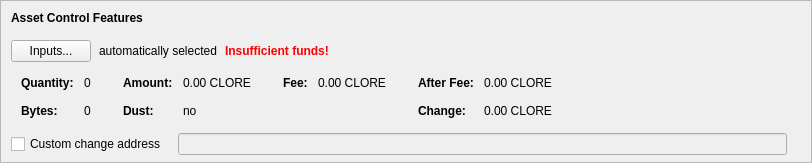
      <widget class="QFrame" name="frameAssetControl">
       <property name="sizePolicy">
        <sizepolicy hsizetype="Expanding" vsizetype="Fixed">
         <horstretch>0</horstretch>
         <verstretch>0</verstretch>
        </sizepolicy>
       </property>
       <property name="maximumSize">
        <size>
         <width>16777215</width>
         <height>16777215</height>
        </size>
       </property>
       <property name="frameShape">
        <enum>QFrame::StyledPanel</enum>
       </property>
       <property name="frameShadow">
        <enum>QFrame::Sunken</enum>
       </property>
       <layout class="QVBoxLayout" name="verticalLayoutAssetControl2">
        <property name="spacing">
         <number>0</number>
        </property>
        <property name="leftMargin">
         <number>0</number>
        </property>
        <property name="topMargin">
         <number>0</number>
        </property>
        <property name="rightMargin">
         <number>0</number>
        </property>
        <property name="bottomMargin">
         <number>6</number>
        </property>
        <item>
         <layout class="QVBoxLayout" name="verticalLayoutAssetControl" stretch="0,0,0,0,1">
          <property name="spacing">
           <number>0</number>
          </property>
          <property name="leftMargin">
           <number>10</number>
          </property>
          <property name="topMargin">
           <number>10</number>
          </property>
          <item>
           <layout class="QHBoxLayout" name="horizontalLayoutAssetControl1">
            <property name="bottomMargin">
             <number>15</number>
            </property>
            <item>
             <widget class="QLabel" name="labelAssetControlFeatures">
              <property name="sizePolicy">
               <sizepolicy hsizetype="Preferred" vsizetype="Maximum">
                <horstretch>0</horstretch>
                <verstretch>0</verstretch>
               </sizepolicy>
              </property>
              <property name="font">
               <font>
                <weight>75</weight>
                <bold>true</bold>
               </font>
              </property>
              <property name="styleSheet">
               <string notr="true">font-weight:bold;</string>
              </property>
              <property name="text">
               <string>Asset Control Features</string>
              </property>
             </widget>
            </item>
           </layout>
          </item>
          <item>
           <layout class="QHBoxLayout" name="horizontalLayoutAssetControl2" stretch="0,0,0,0">
            <property name="spacing">
             <number>8</number>
            </property>
            <property name="bottomMargin">
             <number>10</number>
            </property>
            <item>
             <widget class="QPushButton" name="pushButtonAssetControl">
              <property name="styleSheet">
               <string notr="true"/>
              </property>
              <property name="text">
               <string>Inputs...</string>
              </property>
              <property name="autoDefault">
               <bool>false</bool>
              </property>
             </widget>
            </item>
            <item>
             <widget class="QLabel" name="labelAssetControlAutomaticallySelected">
              <property name="text">
               <string>automatically selected</string>
              </property>
              <property name="margin">
               <number>5</number>
              </property>
             </widget>
            </item>
            <item>
             <widget class="QLabel" name="labelAssetControlInsuffFunds">
              <property name="font">
               <font>
                <weight>75</weight>
                <bold>true</bold>
               </font>
              </property>
              <property name="styleSheet">
               <string notr="true">color:red;font-weight:bold;</string>
              </property>
              <property name="text">
               <string>Insufficient funds!</string>
              </property>
              <property name="margin">
               <number>5</number>
              </property>
             </widget>
            </item>
            <item>
             <spacer name="horizontalSpacerAssetControl">
              <property name="orientation">
               <enum>Qt::Horizontal</enum>
              </property>
              <property name="sizeHint" stdset="0">
               <size>
                <width>40</width>
                <height>1</height>
               </size>
              </property>
             </spacer>
            </item>
           </layout>
          </item>
          <item>
           <widget class="QWidget" name="widgetAssetControl" native="true">
            <property name="sizePolicy">
             <sizepolicy hsizetype="Preferred" vsizetype="Preferred">
              <horstretch>0</horstretch>
              <verstretch>0</verstretch>
             </sizepolicy>
            </property>
            <property name="minimumSize">
             <size>
              <width>0</width>
              <height>0</height>
             </size>
            </property>
            <property name="styleSheet">
             <string notr="true"/>
            </property>
            <layout class="QHBoxLayout" name="horizontalLayoutAssetControl5">
             <property name="leftMargin">
              <number>0</number>
             </property>
             <property name="topMargin">
              <number>0</number>
             </property>
             <property name="rightMargin">
              <number>0</number>
             </property>
             <property name="bottomMargin">
              <number>0</number>
             </property>
             <item>
              <layout class="QHBoxLayout" name="horizontalLayoutAssetControl3" stretch="0,0,0,1">
               <property name="spacing">
                <number>20</number>
               </property>
               <property name="topMargin">
                <number>0</number>
               </property>
               <property name="bottomMargin">
                <number>10</number>
               </property>
               <item>
                <layout class="QFormLayout" name="formLayoutAssetControl1">
                 <property name="horizontalSpacing">
                  <number>10</number>
                 </property>
                 <property name="verticalSpacing">
                  <number>14</number>
                 </property>
                 <property name="leftMargin">
                  <number>10</number>
                 </property>
                 <property name="topMargin">
                  <number>4</number>
                 </property>
                 <property name="rightMargin">
                  <number>6</number>
                 </property>
                 <item row="0" column="0">
                  <widget class="QLabel" name="labelAssetControlQuantityText">
                   <property name="font">
                    <font>
                     <weight>75</weight>
                     <bold>true</bold>
                    </font>
                   </property>
                   <property name="text">
                    <string>Quantity:</string>
                   </property>
                   <property name="margin">
                    <number>0</number>
                   </property>
                  </widget>
                 </item>
                 <item row="0" column="1">
                  <widget class="QLabel" name="labelAssetControlQuantity">
                   <property name="cursor">
                    <cursorShape>IBeamCursor</cursorShape>
                   </property>
                   <property name="contextMenuPolicy">
                    <enum>Qt::ActionsContextMenu</enum>
                   </property>
                   <property name="text">
                    <string notr="true">0</string>
                   </property>
                   <property name="margin">
                    <number>0</number>
                   </property>
                   <property name="textInteractionFlags">
                    <set>Qt::LinksAccessibleByMouse|Qt::TextSelectableByKeyboard|Qt::TextSelectableByMouse</set>
                   </property>
                  </widget>
                 </item>
                 <item row="1" column="0">
                  <widget class="QLabel" name="labelAssetControlBytesText">
                   <property name="font">
                    <font>
                     <weight>75</weight>
                     <bold>true</bold>
                    </font>
                   </property>
                   <property name="text">
                    <string>Bytes:</string>
                   </property>
                  </widget>
                 </item>
                 <item row="1" column="1">
                  <widget class="QLabel" name="labelAssetControlBytes">
                   <property name="cursor">
                    <cursorShape>IBeamCursor</cursorShape>
                   </property>
                   <property name="contextMenuPolicy">
                    <enum>Qt::ActionsContextMenu</enum>
                   </property>
                   <property name="text">
                    <string notr="true">0</string>
                   </property>
                   <property name="textInteractionFlags">
                    <set>Qt::LinksAccessibleByMouse|Qt::TextSelectableByKeyboard|Qt::TextSelectableByMouse</set>
                   </property>
                  </widget>
                 </item>
                </layout>
               </item>
               <item>
                <layout class="QFormLayout" name="formLayoutAssetControl2">
                 <property name="horizontalSpacing">
                  <number>10</number>
                 </property>
                 <property name="verticalSpacing">
                  <number>14</number>
                 </property>
                 <property name="leftMargin">
                  <number>6</number>
                 </property>
                 <property name="topMargin">
                  <number>4</number>
                 </property>
                 <property name="rightMargin">
                  <number>6</number>
                 </property>
                 <item row="0" column="0">
                  <widget class="QLabel" name="labelAssetControlAmountText">
                   <property name="font">
                    <font>
                     <weight>75</weight>
                     <bold>true</bold>
                    </font>
                   </property>
                   <property name="text">
                    <string>Amount:</string>
                   </property>
                   <property name="margin">
                    <number>0</number>
                   </property>
                  </widget>
                 </item>
                 <item row="0" column="1">
                  <widget class="QLabel" name="labelAssetControlAmount">
                   <property name="cursor">
                    <cursorShape>IBeamCursor</cursorShape>
                   </property>
                   <property name="contextMenuPolicy">
                    <enum>Qt::ActionsContextMenu</enum>
                   </property>
                   <property name="text">
                    <string notr="true">0.00 CLORE</string>
                   </property>
                   <property name="textInteractionFlags">
                    <set>Qt::LinksAccessibleByMouse|Qt::TextSelectableByKeyboard|Qt::TextSelectableByMouse</set>
                   </property>
                  </widget>
                 </item>
                 <item row="1" column="0">
                  <widget class="QLabel" name="labelAssetControlLowOutputText">
                   <property name="font">
                    <font>
                     <weight>75</weight>
                     <bold>true</bold>
                    </font>
                   </property>
                   <property name="text">
                    <string>Dust:</string>
                   </property>
                  </widget>
                 </item>
                 <item row="1" column="1">
                  <widget class="QLabel" name="labelAssetControlLowOutput">
                   <property name="cursor">
                    <cursorShape>IBeamCursor</cursorShape>
                   </property>
                   <property name="contextMenuPolicy">
                    <enum>Qt::ActionsContextMenu</enum>
                   </property>
                   <property name="text">
                    <string notr="true">no</string>
                   </property>
                   <property name="textInteractionFlags">
                    <set>Qt::LinksAccessibleByMouse|Qt::TextSelectableByKeyboard|Qt::TextSelectableByMouse</set>
                   </property>
                  </widget>
                 </item>
                </layout>
               </item>
               <item>
                <layout class="QFormLayout" name="formLayoutAssetControl3">
                 <property name="horizontalSpacing">
                  <number>10</number>
                 </property>
                 <property name="verticalSpacing">
                  <number>14</number>
                 </property>
                 <property name="leftMargin">
                  <number>6</number>
                 </property>
                 <property name="topMargin">
                  <number>4</number>
                 </property>
                 <property name="rightMargin">
                  <number>6</number>
                 </property>
                 <item row="0" column="0">
                  <widget class="QLabel" name="labelAssetControlFeeText">
                   <property name="font">
                    <font>
                     <weight>75</weight>
                     <bold>true</bold>
                    </font>
                   </property>
                   <property name="text">
                    <string>Fee:</string>
                   </property>
                   <property name="margin">
                    <number>0</number>
                   </property>
                  </widget>
                 </item>
                 <item row="0" column="1">
                  <widget class="QLabel" name="labelAssetControlFee">
                   <property name="cursor">
                    <cursorShape>IBeamCursor</cursorShape>
                   </property>
                   <property name="contextMenuPolicy">
                    <enum>Qt::ActionsContextMenu</enum>
                   </property>
                   <property name="text">
                    <string notr="true">0.00 CLORE</string>
                   </property>
                   <property name="textInteractionFlags">
                    <set>Qt::LinksAccessibleByMouse|Qt::TextSelectableByKeyboard|Qt::TextSelectableByMouse</set>
                   </property>
                  </widget>
                 </item>
                </layout>
               </item>
               <item>
                <layout class="QFormLayout" name="formLayoutAssetControl4">
                 <property name="horizontalSpacing">
                  <number>10</number>
                 </property>
                 <property name="verticalSpacing">
                  <number>14</number>
                 </property>
                 <property name="leftMargin">
                  <number>6</number>
                 </property>
                 <property name="topMargin">
                  <number>4</number>
                 </property>
                 <property name="rightMargin">
                  <number>6</number>
                 </property>
                 <item row="0" column="0">
                  <widget class="QLabel" name="labelAssetControlAfterFeeText">
                   <property name="font">
                    <font>
                     <weight>75</weight>
                     <bold>true</bold>
                    </font>
                   </property>
                   <property name="text">
                    <string>After Fee:</string>
                   </property>
                   <property name="margin">
                    <number>0</number>
                   </property>
                  </widget>
                 </item>
                 <item row="0" column="1">
                  <widget class="QLabel" name="labelAssetControlAfterFee">
                   <property name="cursor">
                    <cursorShape>IBeamCursor</cursorShape>
                   </property>
                   <property name="contextMenuPolicy">
                    <enum>Qt::ActionsContextMenu</enum>
                   </property>
                   <property name="text">
                    <string notr="true">0.00 CLORE</string>
                   </property>
                   <property name="textInteractionFlags">
                    <set>Qt::LinksAccessibleByMouse|Qt::TextSelectableByKeyboard|Qt::TextSelectableByMouse</set>
                   </property>
                  </widget>
                 </item>
                 <item row="1" column="0">
                  <widget class="QLabel" name="labelAssetControlChangeText">
                   <property name="font">
                    <font>
                     <weight>75</weight>
                     <bold>true</bold>
                    </font>
                   </property>
                   <property name="text">
                    <string>Change:</string>
                   </property>
                  </widget>
                 </item>
                 <item row="1" column="1">
                  <widget class="QLabel" name="labelAssetControlChange">
                   <property name="cursor">
                    <cursorShape>IBeamCursor</cursorShape>
                   </property>
                   <property name="contextMenuPolicy">
                    <enum>Qt::ActionsContextMenu</enum>
                   </property>
                   <property name="text">
                    <string notr="true">0.00 CLORE</string>
                   </property>
                   <property name="textInteractionFlags">
                    <set>Qt::LinksAccessibleByMouse|Qt::TextSelectableByKeyboard|Qt::TextSelectableByMouse</set>
                   </property>
                  </widget>
                 </item>
                </layout>
               </item>
              </layout>
             </item>
            </layout>
           </widget>
          </item>
          <item>
           <layout class="QHBoxLayout" name="horizontalLayoutAssetControl4" stretch="0,0,0">
            <property name="spacing">
             <number>12</number>
            </property>
            <property name="sizeConstraint">
             <enum>QLayout::SetDefaultConstraint</enum>
            </property>
            <property name="topMargin">
             <number>5</number>
            </property>
            <property name="rightMargin">
             <number>5</number>
            </property>
            <item>
             <widget class="QCheckBox" name="checkBoxAssetControlChange">
              <property name="toolTip">
               <string>If this is activated, but the change address is empty or invalid, change will be sent to a newly generated address.</string>
              </property>
              <property name="text">
               <string>Custom change address</string>
              </property>
             </widget>
            </item>
            <item>
             <widget class="QValidatedLineEdit" name="lineEditAssetControlChange">
              <property name="enabled">
               <bool>false</bool>
              </property>
              <property name="sizePolicy">
               <sizepolicy hsizetype="Expanding" vsizetype="Fixed">
                <horstretch>0</horstretch>
                <verstretch>0</verstretch>
               </sizepolicy>
              </property>
             </widget>
            </item>
            <item>
             <widget class="QLabel" name="labelAssetControlChangeLabel">
              <property name="sizePolicy">
               <sizepolicy hsizetype="Preferred" vsizetype="Expanding">
                <horstretch>0</horstretch>
                <verstretch>0</verstretch>
               </sizepolicy>
              </property>
              <property name="minimumSize">
               <size>
                <width>0</width>
                <height>0</height>
               </size>
              </property>
              <property name="text">
               <string/>
              </property>
              <property name="margin">
               <number>3</number>
              </property>
             </widget>
            </item>
           </layout>
          </item>
          <item>
           <spacer name="verticalSpacerAssetControl">
            <property name="orientation">
             <enum>Qt::Vertical</enum>
            </property>
            <property name="sizeHint" stdset="0">
             <size>
              <width>800</width>
              <height>1</height>
             </size>
            </property>
           </spacer>
          </item>
         </layout>
        </item>
       </layout>
      </widget>
